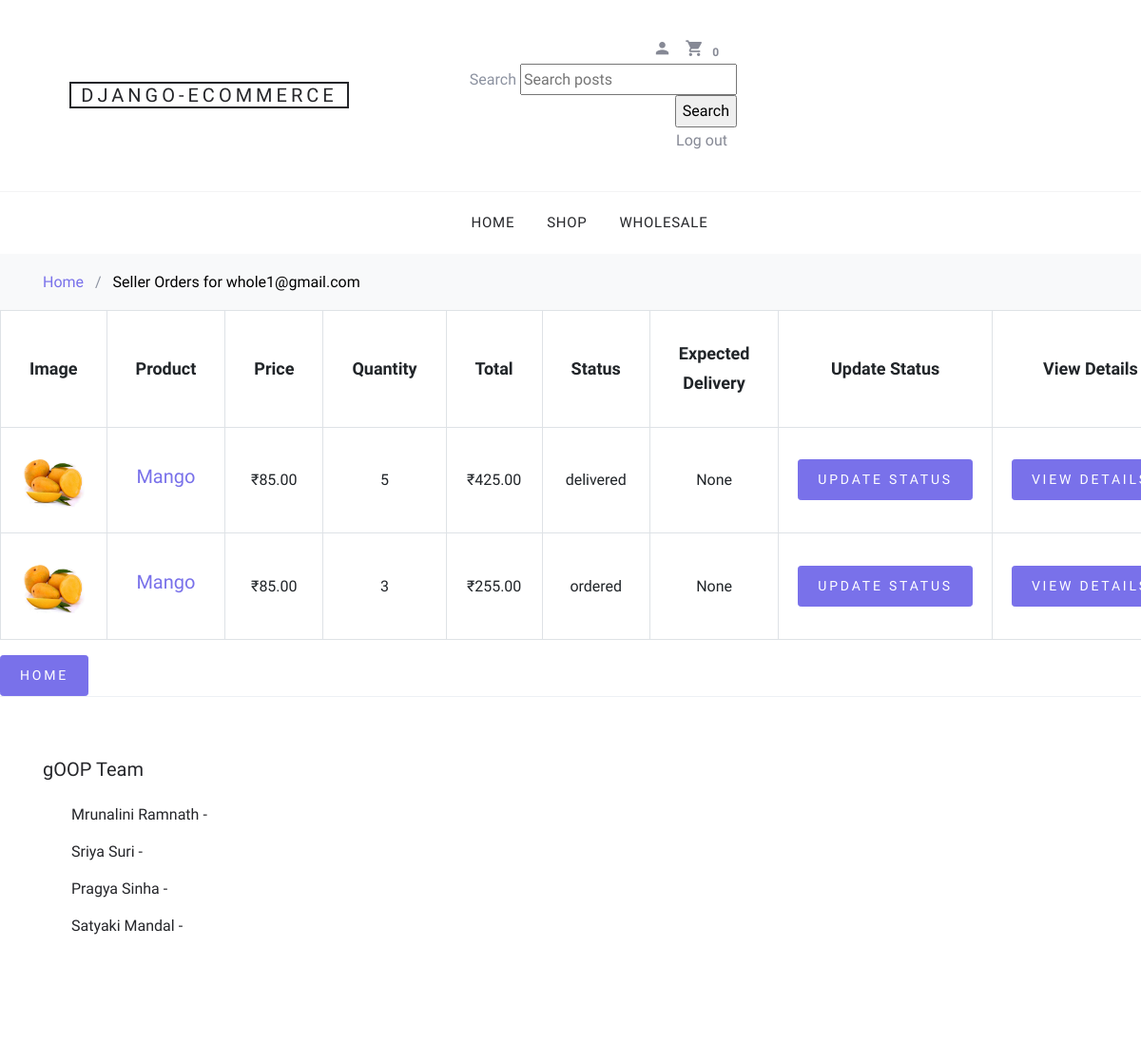
Before: /order/seller-orders/ (signed in) with the older database file.
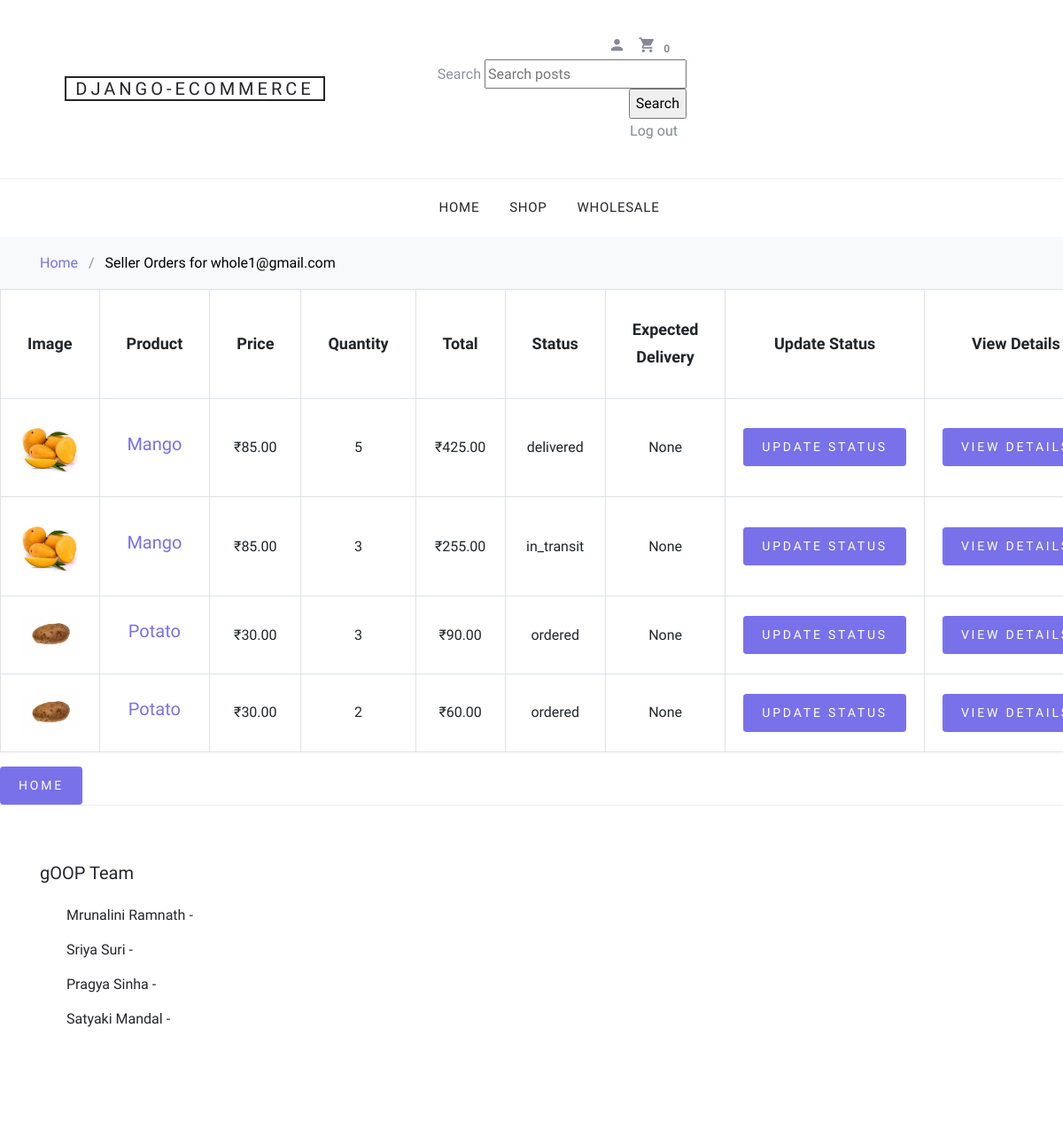
After: the same page with the newer database file.
### order/models.py (models this page shows, shortened)
class OrderItem(models.Model):
    user = models.ForeignKey(User, on_delete=models.CASCADE)
    item = models.ForeignKey(Product, on_delete=models.CASCADE)
    quantity = models.PositiveIntegerField(default=1)
    status = models.CharField(max_length=255, default='carted')
    comments = models.CharField(max_length=511, blank=True, null=True)
    mode = models.CharField(max_length=255, blank=True, null=True)
    deliver_by = models.DateTimeField(blank=True, null=True)
    address = models.CharField(max_length=511, blank=True, null=True)
    closed = models.BooleanField(default=False)
    created = models.DateTimeField(auto_now_add=True)
    seller = models.EmailField(blank=True, null=True)
    def total_cost(self):
        return self.quantity * self.item.price

### shop/models.py (models this page shows, shortened)
class Product(models.Model):
    category = models.ManyToManyField('Category', related_name='products', blank=True)
    name = models.CharField(max_length=200, db_index=True)
    image = models.ImageField(upload_to='products/%Y/%m/%d', blank=True)
    description = models.TextField(blank=True)
    price = models.DecimalField(max_digits=10, decimal_places=2)
    original_price = models.DecimalField(max_digits=10, decimal_places=2, blank=True, null=True)
    available = models.BooleanField(default=True)
    stock_units = models.DecimalField(max_digits=5, decimal_places=0, default=32)
    created = models.DateTimeField(auto_now_add=True)
    updated = models.DateTimeField(auto_now=True)
    seller = models.ForeignKey(User, on_delete=models.CASCADE)
    location = models.TextField(default='')
    sort = models.CharField(max_length=255)
    class Meta:
        ordering = ['name',]

### order/views.py (the view)
# urls.py: path('seller-orders/', views.seller_orders, name='seller-orders'),
def seller_orders(request):
    user = request.user
    items = OrderItem.objects.filter(seller=user.email, status__in=['ordered', 'in_transit', 'delivered', 'cancelled'])
    context = {'items':items}
    return render(request, 'order/seller-orders.html', context)

### users/models.py (called while the page is built)
    def __str__(self):
        return self.email

### users/templatetags/mytags.py (called while the page is built)
@register.filter(name='group')
def group(user, group_name):
    return user.groups.filter(name=group_name).exists()

@register.filter
def cart_item_count(user):
    if user.is_authenticated:
        qs = Order.objects.filter(user=user, status='carted')
        if qs.exists():
            return qs[0].items.count()
    return 0

### order/templates/order/seller-orders.html (shortened to what this page needs)
{% extends "base.html" %}
{% load static %}
{% load crispy_forms_tags %}
{% block content %}
<div class="bg-light py-3">
    <div class="container">
        <div class="row">
            <div class="col-md-12 mb-0"><a href="{% url 'shop:product_list' %}">Home</a> <span class="mx-2 mb-0">/</span> <strong
                    class="text-black">Seller Orders  for {{user}}</strong></div>
        </div>
    </div>
</div>
                <div class="site-blocks-table">
                    <table class="table table-bordered">
                        <thead>
                            <tr>
                                <th class="product-thumbnail">Image</th>
                                <th class="product-name">Product</th>
                                <th class="product-price">Price</th>
                                <th class="product-quantity">Quantity</th>
                                <th class="product-total">Total</th>
                                <th class='product-name'>Status</th>
                                <th class='product-name'>Expected Delivery</th>
                                <th class="product-remove">Update Status</th>
                                <th class = 'product-name'>View Details</th>
                            </tr>
                        </thead>
                        <tbody>
                            <tr>{% for prod in items %}
                                {% with p=prod.item %}
                                <td class="product-thumbnail">
                                    <img src="{{ p.image.url }}" alt="Image" class="img-fluid">
                                </td>
                                <td class="product-name">
                                    <h2 class="h5 text-black"><a href = "{% url 'shop:product_detail' product_id=p.id %}">{{ p.name }}</a></h2>
                                </td>
                                <td>₹{{ p.price }}</td>
                                <td>
                                    {{ prod.quantity }}
                                </td>
                                <td>₹{{ prod.total_cost }}</td>
                                <td>{{ prod.status }}</td>
                                <td>{{ prod.deliver_by }}</td>
                                <td><a href="{% url 'order:update-status' orderitem_id=prod.id %}"
                                        class="btn btn-primary btn-sm">Update Status</a></td>
                                <td><a href="{% url 'order:orderitem-details' orderitem_id=prod.id %}"
                                        class="btn btn-primary btn-sm">View Details</a></td>
                            </tr>
                            {% endwith %}
                            {% endfor %}
                        </tbody>
                    </table>
        <a href="{% url 'shop:product_list' %}"
                                        class="btn btn-primary btn-sm">Home</a>
</div>
{% endblock %}

Changed rows visible on the page:
changed OrderItem: status "ordered" → "in_transit"
added OrderItem: item.image (picture), item.name "Potato", item.price "30.00", quantity "3", total_cost "90.00", status "ordered", deliver_by "None"
added OrderItem: item.image (picture), item.name "Potato", item.price "30.00", quantity "2", total_cost "60.00", status "ordered", deliver_by "None"
